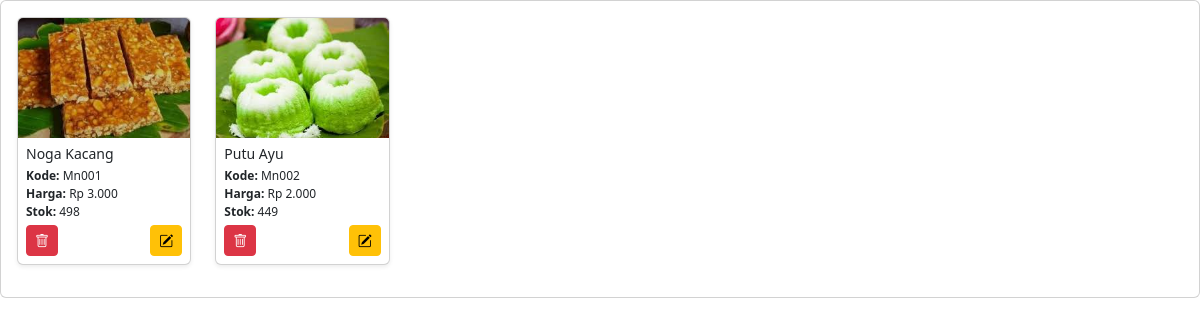
The page /cari.php on the database its author committed.
### tables this page shows
CREATE TABLE `barang` (
  `id_barang` int NOT NULL,
  `nama_barang` varchar(255) NOT NULL,
  `kode_barang` varchar(255) NOT NULL,
  `harga_barang` decimal(10,0) NOT NULL,
  `file_gambar` varchar(100) NOT NULL,
  `stok` int NOT NULL,
  `is_delete` tinyint(1) NOT NULL
);

### cari.php (the view)
<?php
include 'query/boot.php';
?>
<div class="card">
  <div class="card-body">
    <div class="row">
      <?php
      include "query/koneksi.php";
      $cari = $_POST['cari'];
      $tampil2 = $konek->query("SELECT * FROM barang WHERE is_delete = 0
              AND (nama_barang LIKE '%$cari%'
                OR kode_barang LIKE '%$cari%'
                OR harga_barang LIKE '%$cari%'
                OR stok LIKE '%$cari%')");
      if ($tampil2->num_rows > 0) {
        while ($data = $tampil2->fetch_array()) {
      ?>
          <div class="col-md-2 mb-3">
            <div class="card h-100 shadow-sm" style="max-width:180px; font-size:13px;">
              <img src="poto/<?= $data['file_gambar'] ?>"
                class="card-img-top"
                alt="<?= $data['nama_barang'] ?>"
                style="height:120px; object-fit:cover;">
              <div class="card-body p-2">
                <h6 class="card-title mb-1" style="font-size:14px;"><?= $data['nama_barang']; ?></h6>
                <p class="card-text mb-1" style="font-size:12px;">
                  <b>Kode:</b> <?= $data['kode_barang']; ?><br>
                  <b>Harga:</b> Rp <?= number_format((int)($data['harga_barang'] ?: 0), 0, ',', '.'); ?><br>
                  <b>Stok:</b> <?= number_format((int)($data['stok'] ?: 0), 0, ',', '.'); ?><br>
                </p>
                <div class="d-flex justify-content-between">
                  <a href="?page=hapus_data&id_barang=<?= $data['id_barang'] ?>"
                     onclick="return confirm('Apakah Anda Yakin?')"
                     class="btn btn-danger btn-sm">
                     <i class="bi bi-trash"></i>
                  </a>
                  <a href="?page=edit_produk&id=<?= $data['id_barang'] ?>"
                     class="btn btn-warning btn-sm">
                     <i class="bi bi-pencil-square"></i>
                  </a>
                </div>
              </div>
            </div>
          </div>
      <?php
        }
      } else {
        echo "<div class='text-center  mt-3 text-danger'>
                <h6>Maaf produk yang Anda cari tidak ada.</h6>
              </div>";
      }
      ?>
    </div>
  </div>
</div>

### query/boot.php (shortened to what this page needs)
<!doctype html>
<html lang="en">
<head>
    <link href="https://cdn.jsdelivr.net/npm/bootstrap@5.3.8/dist/css/bootstrap.min.css" rel="stylesheet">
    <link rel="stylesheet" href="https://cdn.jsdelivr.net/npm/bootstrap-icons@1.13.1/font/bootstrap-icons.min.css">
</head>
<body>
</body>
</html>

### rows shown on the page
barang: file_gambar (picture), nama_barang "Noga Kacang", kode_barang "Mn001", harga_barang "3.000", stok "498"
barang: file_gambar (picture), nama_barang "Putu Ayu", kode_barang "Mn002", harga_barang "2.000", stok "449"
